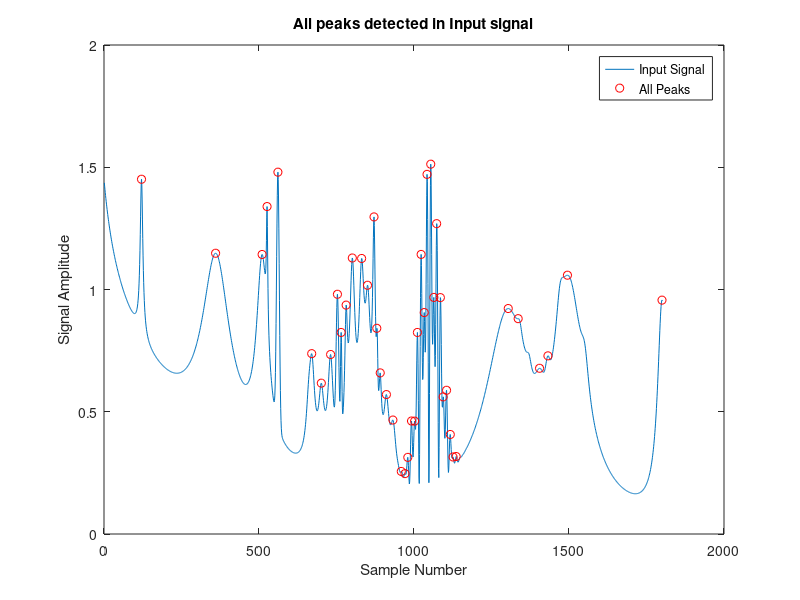
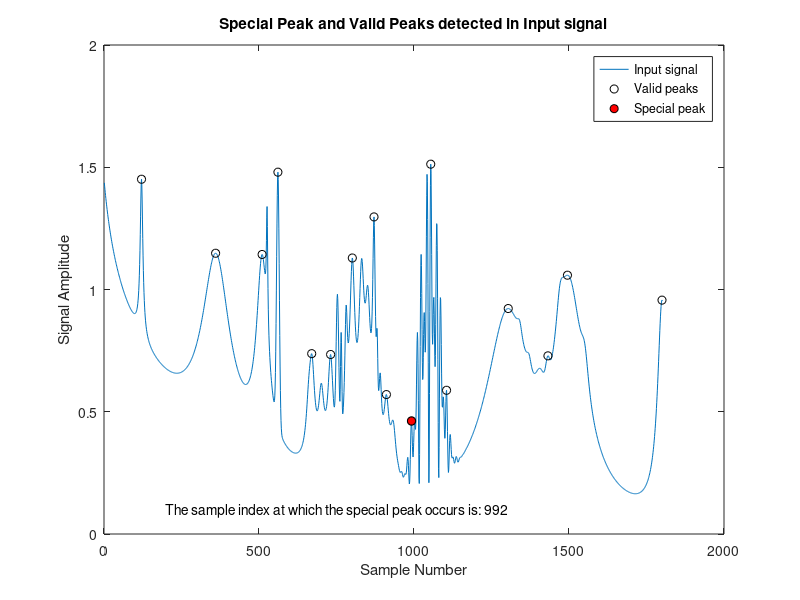

Recreate these plots in MATLAB, in order.
clc;
clear;
close all;

% Initilization
fs = 10; % Sampling frequency of 10 Hz
time=5;  % 5 seconds of consideration to check for invalid peaks
step = time*fs; % 5 seconds in terms of number of samples
data = csvread('Signal.csv');

% Finding the Gradient to determine trend (rise or fall) of signal samples
% which will indicate a Peak or Valley. A positive gradient indicates that
% the signal is increasing and a negative gradient means signal is
% decreasing in successive sample. Gradient of 0 means that the signal is
% flat (neither increasing nor decreasing).
gradient = [0 diff(data)];
ind = find(gradient ~= 0,1);                    % First non-zero gradient value of the signal
index_zeros = find(gradient(ind:end) == 0) + ind - 1; % All zero-valued signal gradients

% Removing the zero-valued gradients to ensure proper peak detection and selection
gradient(index_zeros) = [];

% A Zero-crossing indicates a change in sign (+ve or -ve) of gradient
% values which indicates we have encountered a peak or valley in the signal
% data as the gradient may have gone from positive to negative (indicating
% a peak) or it may have gone from negative to positive (indicating a
% valley) in the signal.
zc = gradient(2:end).*gradient(1:end-1);

% As we had removed zero gradient values above, we now need to shift our 
% 'zc' to obtain the correct index of peaks and valleys.
for i= 1:length(index_zeros)
    zc = [zc(1:index_zeros(i)-2) 0 zc(index_zeros(i)-1:end)];
end


% Finding the index of all the Peaks and Valleys in the original signal
temp = find(zc<0);

% It's intuitive that a Peak will follow a Valley which will follow a Peak.
% Thus, in order to select only the Peaks, we need to select every
% alternate index. If our very first non-zero gradient value is positive,
% that indicates we will encounter a Peak first so we begin selecting the
% Peaks from first index. And if, our very first non-zero gradient value is
% negative that indicates we will encounter a Valley first so we begin 
% selecting the Peaks from the second index.
if gradient(ind) > 0
    % Signal starts with a Peak
    peakInd = temp(1:2:end);
    peakVal = data(peakInd);
    allPeakData = [peakVal; peakInd];
else
    % Signal starts with a Valley
    peakInd = temp(2:2:end);
    peakVal = data(peakInd);
    allPeakData = [peakVal; peakInd];
end

% Setting a flag of '0' indicating the Peak has not been tested for the
% validity yet. It is considered as 'Undesignated' or 'Untested'.
allPeakData(3,:) = 0;

clearvars peakInd peakVal gradient ind zc temp

% Designating the Peaks as Valid/Removed based on the conditions
% 0 : Undesignated/Untested, 1 : Removed/Invalid, 2 : Valid

testedPeakData=[];

% Now we will iteratively find the values and index of all Valid Peaks
while(ismember(0, allPeakData(3,:)))
    % Finding the undesignated (Flag == 0) peak with largest amplitude
    [validPeakVal, I] = max(allPeakData(1,:));
    validPeakInd = allPeakData(2,I);
    threshold = validPeakVal/2;
    
    % Designating current peak as 'Valid'
    allPeakData(3, I) = 2;  
    
    % Finding Indices of other Peaks in +/- 5 second range of the current peak
    testingInd = find(allPeakData(2,:) > validPeakInd-step & ...
    allPeakData(2,:)< validPeakInd+step & allPeakData(2,:) ~= validPeakInd);
    
    % Designating peaks as 'Removed/Invalid' based on given condition
    for i=1:length(testingInd)
        if allPeakData(1, testingInd(i)) > threshold
            allPeakData(3, testingInd(i)) = 1;
        end
    end
    
    % Removing Valid/Removed Peaks from 'allPeakData' so that in each
    % successive iteration we only consider Undesignated Peaks
    % We store the Valid/Removed Peaks in another object
    testedPeakData = [testedPeakData allPeakData(:, allPeakData(3,:) ~= 0)];
    allPeakData = allPeakData(:, allPeakData(3,:) == 0);
end
clearvars threshold validPeakInd validPeakVal i allPeakData index_zeros
clearvars testingInd

% Selecting only Valid peaks (Flag set as 2 means Valid Peak)
validPeakData = testedPeakData(:, testedPeakData(3,:) == 2);
[~, order] = sort(validPeakData(2,:));
validPeakData = validPeakData(:,order);

% Now we find the Special peak with  smallest amplitude from Valid Peaks.
% If more than one peak meets the Special Peak criteria, the Valid Peak 
% detection code written above works in the way that automatically, we will
% return the Peak which is closest to the beginning of the signal.
[specialPeakVal, I] = min(validPeakData(1,:));
specialPeakInd = validPeakData(2,I);

% Plotting all detected peaks, Valid peaks and the Special peak
figure;
plot((1:length(data)), data);
hold on;
plot(testedPeakData(2, :), testedPeakData(1, :), 'o', 'MarkerEdgeColor', 'red');
legend('Input Signal','All Peaks');
title('All peaks detected in Input signal');
xlabel('Sample Number');
ylabel('Signal Amplitude');

figure;
plot((1:length(data)), data);
hold on;
plot(validPeakData(2, :), validPeakData(1, :), 'o', 'MarkerEdgeColor', 'black');
hold on;
plot(specialPeakInd, specialPeakVal, 'o', 'MarkerEdgeColor', 'black', 'MarkerFaceColor', 'red');
legend('Input signal','Valid peaks', 'Special peak');
title('Special Peak and Valid Peaks detected in Input signal');
xlabel('Sample Number');
ylabel('Signal Amplitude');
txt = ['The sample index at which the special peak occurs is: ' num2str(specialPeakInd)];
text(200,0.1,txt)

fprintf("The sample index at which the special peak occurs is: %d \n", specialPeakInd);
